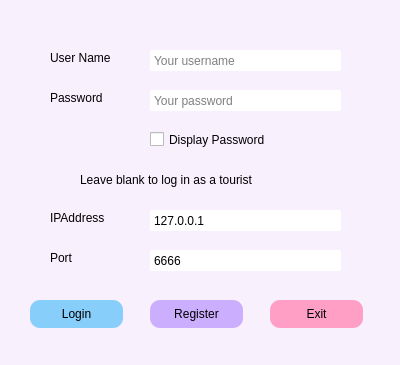
<?xml version="1.0" encoding="UTF-8"?>
<ui version="4.0">
 <class>login</class>
 <widget class="QDialog" name="login">
  <property name="geometry">
   <rect>
    <x>0</x>
    <y>0</y>
    <width>400</width>
    <height>365</height>
   </rect>
  </property>
  <property name="windowTitle">
   <string>Dialog</string>
  </property>
  <property name="styleSheet">
   <string notr="true">QDialog {
	background-color: #f9f0fe;
}</string>
  </property>
  <widget class="QLabel" name="usrLabel">
   <property name="geometry">
    <rect>
     <x>50</x>
     <y>50</y>
     <width>81</width>
     <height>16</height>
    </rect>
   </property>
   <property name="styleSheet">
    <string notr="true">QLabel { font-family: &quot;Microsoft YaHei&quot;; }</string>
   </property>
   <property name="text">
    <string>User Name</string>
   </property>
  </widget>
  <widget class="QLabel" name="extLabel">
   <property name="geometry">
    <rect>
     <x>50</x>
     <y>90</y>
     <width>72</width>
     <height>15</height>
    </rect>
   </property>
   <property name="styleSheet">
    <string notr="true">QLabel { font-family: &quot;Microsoft YaHei&quot;; }</string>
   </property>
   <property name="text">
    <string>Password</string>
   </property>
  </widget>
  <widget class="QLabel" name="label">
   <property name="geometry">
    <rect>
     <x>80</x>
     <y>170</y>
     <width>241</width>
     <height>20</height>
    </rect>
   </property>
   <property name="styleSheet">
    <string notr="true">QLabel { font-family: &quot;Microsoft YaHei&quot;; }</string>
   </property>
   <property name="text">
    <string>Leave blank to log in as a tourist</string>
   </property>
  </widget>
  <widget class="QLineEdit" name="usrLineEdit">
   <property name="geometry">
    <rect>
     <x>150</x>
     <y>50</y>
     <width>191</width>
     <height>21</height>
    </rect>
   </property>
   <property name="styleSheet">
    <string notr="true">QLineEdit { 
	font-family: &quot;Microsoft YaHei&quot;; 
	padding: 2px;
	border-radius: 2px;
	border: 1px, solid #000000;
}
QLineEdit:hover {
	border: 1px solid #34495E;
}</string>
   </property>
   <property name="placeholderText">
    <string>Your username</string>
   </property>
  </widget>
  <widget class="QLineEdit" name="pwdLineEdit">
   <property name="geometry">
    <rect>
     <x>150</x>
     <y>90</y>
     <width>191</width>
     <height>21</height>
    </rect>
   </property>
   <property name="styleSheet">
    <string notr="true">QLineEdit { 
	font-family: &quot;Microsoft YaHei&quot;; 
	padding: 2px;
	border-radius: 2px;
	border: 1px, solid #000000;
}
QLineEdit:hover {
	border: 1px solid #34495E;
}</string>
   </property>
   <property name="echoMode">
    <enum>QLineEdit::Password</enum>
   </property>
   <property name="placeholderText">
    <string>Your password</string>
   </property>
  </widget>
  <widget class="QCheckBox" name="checkBox">
   <property name="geometry">
    <rect>
     <x>150</x>
     <y>130</y>
     <width>191</width>
     <height>19</height>
    </rect>
   </property>
   <property name="styleSheet">
    <string notr="true">QCheckBox { font-family: &quot;Microsoft YaHei&quot;; }</string>
   </property>
   <property name="text">
    <string>Display Password</string>
   </property>
  </widget>
  <widget class="QPushButton" name="loginBtn">
   <property name="geometry">
    <rect>
     <x>30</x>
     <y>300</y>
     <width>93</width>
     <height>28</height>
    </rect>
   </property>
   <property name="styleSheet">
    <string notr="true">QPushButton {
	background-color: #87CEFA;
	border-radius: 10px; 
	color: rgb(0, 0, 0); 
	font-family: &quot;Microsoft YaHei&quot; 
} 
QPushButton:hover { 
	background-color: #00BFFF; 
}</string>
   </property>
   <property name="text">
    <string>Login</string>
   </property>
  </widget>
  <widget class="QPushButton" name="registerBtn">
   <property name="geometry">
    <rect>
     <x>150</x>
     <y>300</y>
     <width>93</width>
     <height>28</height>
    </rect>
   </property>
   <property name="styleSheet">
    <string notr="true">QPushButton { 
	background-color: #ccaefe; 
	border-radius: 10px; color: rgb(0, 0, 0); 
	font-family: &quot;Microsoft YaHei&quot; 
} 
QPushButton:hover { 
	background-color: #b98fff; 
}</string>
   </property>
   <property name="text">
    <string>Register</string>
   </property>
  </widget>
  <widget class="QPushButton" name="exitBtn">
   <property name="geometry">
    <rect>
     <x>270</x>
     <y>300</y>
     <width>93</width>
     <height>28</height>
    </rect>
   </property>
   <property name="styleSheet">
    <string notr="true">QPushButton { 
	background-color: rgb(255, 159, 198); 
	border-radius: 10px; color: rgb(0, 0, 0); 
	font-family: &quot;Microsoft YaHei&quot; } 
QPushButton:hover { 
	background-color: rgb(255, 133, 166); 
}</string>
   </property>
   <property name="text">
    <string>Exit</string>
   </property>
  </widget>
  <widget class="QLabel" name="extLabel_2">
   <property name="geometry">
    <rect>
     <x>50</x>
     <y>210</y>
     <width>72</width>
     <height>15</height>
    </rect>
   </property>
   <property name="styleSheet">
    <string notr="true">QLabel { font-family: &quot;Microsoft YaHei&quot;; }</string>
   </property>
   <property name="text">
    <string>IPAddress</string>
   </property>
  </widget>
  <widget class="QLineEdit" name="ipEdit">
   <property name="geometry">
    <rect>
     <x>150</x>
     <y>210</y>
     <width>191</width>
     <height>21</height>
    </rect>
   </property>
   <property name="styleSheet">
    <string notr="true">QLineEdit { 
	font-family: &quot;Microsoft YaHei&quot;; 
	padding: 2px;
	border-radius: 2px;
	border: 1px, solid #000000;
}
QLineEdit:hover {
	border: 1px solid #34495E;
}</string>
   </property>
   <property name="text">
    <string>127.0.0.1</string>
   </property>
   <property name="placeholderText">
    <string/>
   </property>
  </widget>
  <widget class="QLineEdit" name="portEdit">
   <property name="geometry">
    <rect>
     <x>150</x>
     <y>250</y>
     <width>191</width>
     <height>21</height>
    </rect>
   </property>
   <property name="styleSheet">
    <string notr="true">QLineEdit { 
	font-family: &quot;Microsoft YaHei&quot;; 
	padding: 2px;
	border-radius: 2px;
	border: 1px, solid #000000;
}
QLineEdit:hover {
	border: 1px solid #34495E;
}</string>
   </property>
   <property name="text">
    <string>6666</string>
   </property>
   <property name="placeholderText">
    <string/>
   </property>
  </widget>
  <widget class="QLabel" name="extLabel_3">
   <property name="geometry">
    <rect>
     <x>50</x>
     <y>250</y>
     <width>72</width>
     <height>15</height>
    </rect>
   </property>
   <property name="styleSheet">
    <string notr="true">QLabel { font-family: &quot;Microsoft YaHei&quot;; }</string>
   </property>
   <property name="text">
    <string>Port</string>
   </property>
  </widget>
 </widget>
 <resources/>
 <connections/>
</ui>
